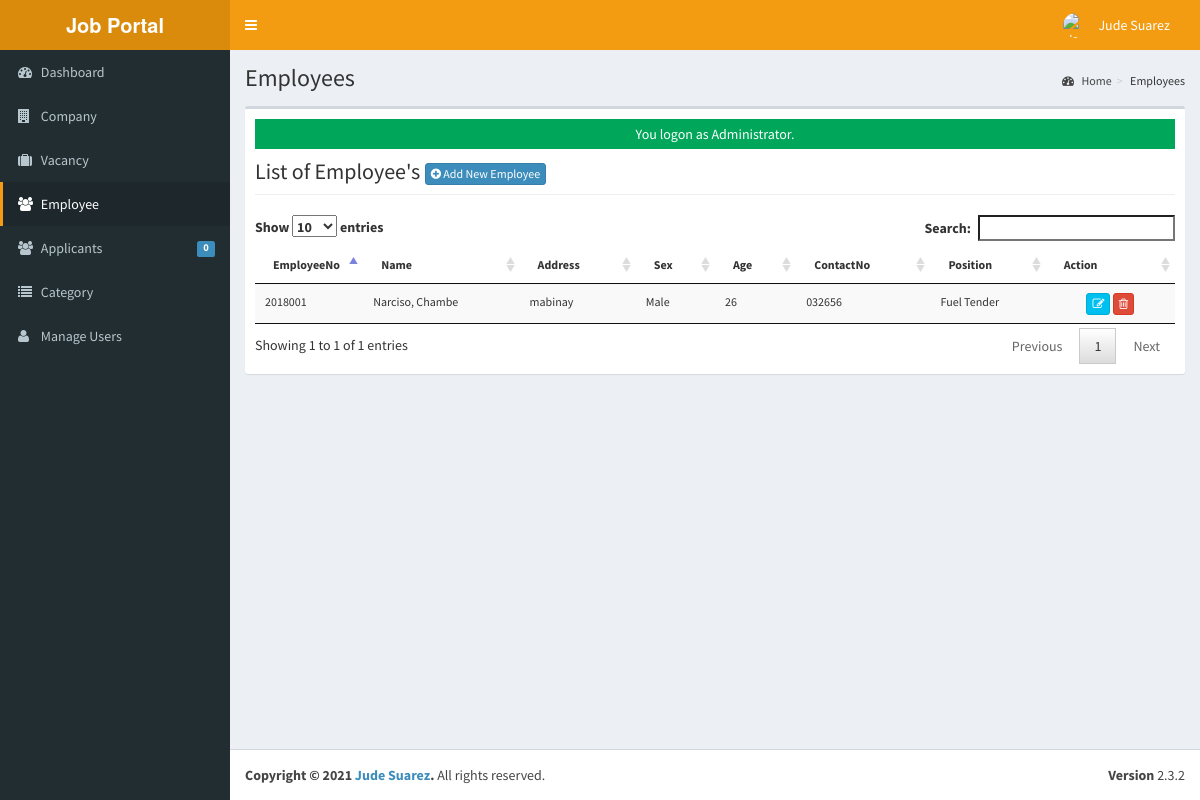
Screenshot of /jobportal/admin/employee/ (signed in) with the database file from the repository.
### tables this page shows
CREATE TABLE `tblusers` (
  `USERID` varchar(30) NOT NULL,
  `FULLNAME` varchar(40) NOT NULL,
  `USERNAME` varchar(90) NOT NULL,
  `PASS` varchar(90) NOT NULL,
  `ROLE` varchar(30) NOT NULL,
  `PICLOCATION` varchar(255) NOT NULL
);

CREATE TABLE `tblemployees` (
  `INCID` int(11) NOT NULL,
  `EMPLOYEEID` varchar(30) NOT NULL,
  `FNAME` varchar(50) NOT NULL,
  `LNAME` varchar(50) NOT NULL,
  `MNAME` varchar(50) NOT NULL,
  `ADDRESS` varchar(90) NOT NULL,
  `BIRTHDATE` date NOT NULL,
  `BIRTHPLACE` varchar(90) NOT NULL,
  `AGE` int(11) NOT NULL,
  `SEX` varchar(30) NOT NULL,
  `CIVILSTATUS` varchar(30) NOT NULL,
  `TELNO` varchar(40) NOT NULL,
  `EMP_EMAILADDRESS` varchar(90) NOT NULL,
  `CELLNO` varchar(30) NOT NULL,
  `POSITION` varchar(50) NOT NULL,
  `WORKSTATS` varchar(90) NOT NULL,
  `EMPPHOTO` varchar(255) NOT NULL,
  `EMPUSERNAME` varchar(90) NOT NULL,
  `EMPPASSWORD` varchar(125) NOT NULL,
  `DATEHIRED` date NOT NULL,
  `COMPANYID` int(11) NOT NULL
);

### jobportal/admin/employee/index.php (called while the page is built, shortened)
<?php
require_once("../../include/initialize.php");
 $title="Employees";
require_once ("../theme/templates.php");
?>

### jobportal/include/database.php (called while the page is built, shortened)
<?php
class Database {
	var $query = '';
	public $conn;
	public function open_connection() {
		try {
		$this->conn = new PDO("mysql:host=".server.";dbname=".database_name. "", user,pass);
		$this->conn->setAttribute(PDO::ATTR_ERRMODE, PDO::ERRMODE_EXCEPTION);
		}catch(PDOException $e){
			echo "Problem in database connection! Contact administrator!". $e->getMessage();
		}
	}
	function setQuery($sql='') {
		try {
		   $this->sql_string=$sql;
			$this->query = $this->conn->prepare($this->sql_string);
			$this->query->execute();
		  } catch (PDOException $e) {
		    echo "Failed to get query handle: " . $e->getMessage() . "\n";
		    exit;
		  }
	}
	function loadResultList() {
		$results = $this->query->fetchAll(PDO::FETCH_OBJ);
		return $results;
	}
	function loadSingleResult() {
		$results = $this->query->fetch(PDO::FETCH_OBJ);
		return $results;
	}
}
$mydb = new Database();
?>

### jobportal/include/accounts.php (called while the page is built, shortened)
<?php
require_once(LIB_PATH.DS.'database.php');
class User {
	protected static  $tblname = "tblusers";
	function single_user($id=""){
			global $mydb;
			$mydb->setQuery("SELECT * FROM ".self::$tblname."
				Where USERID= '{$id}' LIMIT 1");
			$cur = $mydb->loadSingleResult();
			return $cur;
	}
}
?>

### jobportal/include/function.php (called while the page is built, shortened)
<?php
function currentpage(){
		$this_page = $_SERVER['SCRIPT_NAME'];
	    $bits = explode('/',$this_page);
		 return $bits[3];
	}
		?>

### jobportal/admin/employee/list.php (the view, shortened to what this page needs)
<div class="row">
   <div class="col-lg-12">
           <h1 class="page-header">List of Employee's  <a href="index.php?view=add" class="btn btn-primary btn-xs  ">  <i class="fa fa-plus-circle fw-fa"></i> Add New Employee</a>  </h1>
      		</div>
  		 </div>
					<form class="wow fadeInDownaction" action="controller.php?action=delete" Method="POST">
						<table id="dash-table" class="table table-striped  table-hover table-responsive" style="font-size:12px" cellspacing="0">
						  <thead>
						  	<tr>
						  		<th width="5%">EmployeeNo</th>
						  		 <th>Name</th>
						  		<th>Address</th>
						  		 <th>Sex</th>
						  		 <th>Age</th>
						  		 <th>ContactNo</th>
						  		 <th>Position</th>
						  	 	<th width="14%" >Action</th>
						  	</tr>
						  </thead>
						  <tbody>
						  	<?php
						  		$mydb->setQuery("SELECT *
													FROM   `tblemployees`");
						  		$cur = $mydb->loadResultList();
								foreach ($cur as $result) {
						  		echo '<tr>';
						  		echo '<td>' . $result->EMPLOYEEID.'</a></td>';
						  		echo '<td>'. $result->LNAME.', '. $result->FNAME.'</td>';
						  		echo '<td>'. $result->ADDRESS.'</td>';
						  		echo '<td>'. $result->SEX.'</td>';
						  		echo '<td>'. $result->AGE.'</td>';
						  		echo '<td>'. $result->TELNO.'</td>';
						  		echo '<td>'. $result->POSITION.'</td>';
				  				echo '<td align="center" >
				  		             <a title="Edit" href="index.php?view=edit&id='.$result->EMPLOYEEID.'"  class="btn btn-info btn-xs  ">
				  		             <span class="fa fa-edit fw-fa"></span></a>
				  		             <a title="Delete" href="controller.php?action=delete&id='.$result->EMPLOYEEID.'"  class="btn btn-danger btn-xs  ">
				  		             <span class="fa fa-trash-o fw-fa"></span></a>
				  					 </td>';
						  		echo '</tr>';
						  	}
						  	?>
						  </tbody>
						</table>
						</form>

### jobportal/admin/theme/templates.php (shortened to what this page needs)
<!DOCTYPE html>
<html>
    <head>
        <link rel="stylesheet" href="<?php echo web_root;?>bootstrap/css/bootstrap.min.css">
        <link rel="stylesheet" href="<?php echo web_root;?>plugins/font-awesome/css/font-awesome.min.css">
        <link rel="stylesheet" href="<?php echo web_root;?>dist/css/AdminLTE.min.css">
        <link rel="stylesheet" href="<?php echo web_root;?>dist/css/skins/_all-skins.min.css">
        <link rel="stylesheet" href="<?php echo web_root;?>plugins/iCheck/flat/blue.css">
        <link rel="stylesheet" href="<?php echo web_root;?>plugins/morris/morris.css">
        <link rel="stylesheet" href="<?php echo web_root;?>plugins/jvectormap/jquery-jvectormap-1.2.2.css">
        <link href="<?php echo web_root; ?>plugins/datepicker/bootstrap-datetimepicker.min.css" rel="stylesheet" media="screen">
        <link rel="stylesheet" href="<?php echo web_root;?>plugins/dataTables/jquery.dataTables.min.css">
        <link rel="stylesheet" href="<?php echo web_root;?>plugins/bootstrap-wysihtml5/bootstrap3-wysihtml5.min.css">
    </head>
 <body class="hold-transition skin-yellow fixed sidebar-mini">
<div class="wrapper">
  <header class="main-header">
    <a href="<?php echo web_root;?>/admin/" class="logo">
      <span class="logo-lg"><b>Job Portal</b></span>
    </a>
    <nav class="navbar navbar-static-top" role="navigation">
      <a href="#" class="sidebar-toggle" data-toggle="offcanvas" role="button">
      </a>
      <div class="navbar-custom-menu">
        <ul class="nav navbar-nav">
          <?php
              $user = New User();
              $singleuser = $user->single_user($_SESSION['ADMIN_USERID']);
          ?>
          <li class="dropdown user user-menu" style="padding-right: 15px;"  >
            <a href="#" class="dropdown-toggle" data-toggle="dropdown">
              <img src="#" class="user-image" alt="User Image">
              <span class="hidden-xs"><?php echo $singleuser->FULLNAME; ?></span>
            </a>
          </li>
        </ul>
      </div>
    </nav>
  </header>
  <aside class="main-sidebar">
    <section class="sidebar">
      <ul class="sidebar-menu">
        <li  class="<?php echo (currentpage() == 'index.php') ? "active" : false;?>" >
          <a href="<?php echo web_root ;?>admin/">
            <i class="fa fa-dashboard"></i> <span>Dashboard</span>
          </a>
        </li>
        <li class="<?php echo (currentpage() == 'company') ? "active" : false;?>" >
          <a href="<?php echo web_root ;?>admin/company/">
            <i class="fa fa-building"></i> <span>Company</span>
          </a>
        </li>
        <li class="<?php echo (currentpage() == 'vacancy') ? "active" : false;?>" >
          <a href="<?php echo web_root ;?>admin/vacancy/">
            <i class="fa fa-suitcase"></i> <span>Vacancy</span>
          </a>
        </li>
        <li class="<?php echo (currentpage() == 'employee') ? "active" : false;?>" >
          <a href="<?php echo web_root ;?>admin/employee/">
            <i class="fa fa-users"></i> <span>Employee</span>
          </a>
        </li>
        <li class="<?php echo (currentpage() == 'applicants') ? "active" : false;?>" >
          <a href="<?php echo web_root ;?>admin/applicants/">
            <i class="fa fa-users"></i> <span>Applicants</span>
            <span class="label label-primary pull-right">
              <?php
                $sql = "SELECT count(*) as 'APPL' FROM `tbljobregistration` WHERE `PENDINGAPPLICATION`=1";
                $mydb->setQuery($sql);
                $pending = $mydb->loadSingleResult();
                echo $pending->APPL;
              ?>
            </span>
          </a>
        </li>
        <li class="<?php echo (currentpage() == 'category') ? "active" : false;?>" >
          <a href="<?php echo web_root ;?>admin/category/">
            <i class="fa fa-list"></i> <span>Category</span>
          </a>
        </li>
         <li class="<?php echo (currentpage() == 'user') ? "active" : false;?>">
          <a href="<?php echo web_root; ?>admin/user/">
            <i class="fa fa-user"></i> <span>Manage Users</span> </a>
        </li>
      </ul>
    </section>
  </aside>
  <div class="content-wrapper">
  <section class="content-header">
      <h1>
        <?php echo isset($title) ? $title : ''; ?>
      </h1>
      <ol class="breadcrumb">
        <?php
          if ($title!='Home') {
            $active_title = '';
            if (isset($_GET['view'])) {
              $active_title = '<li class='.$active_title.'><a href="index.php">'.$title.'</a></li>';
            }else{
              $active_title = '<li class='.$active_title.'>'.$title.'</li>';
            }
            echo '<li><a href='.web_root.'admin/><i class="fa fa-dashboard"></i> Home</a></li>';
            echo  $active_title;
          }
        ?>
      </ol>
    </section>
         <section class="content">
          <div class="row">
            <div class="col-xs-12">
              <div class="box">
                <div class="box-body">
              <?php
               require_once $content;
               ?>
             </div>
             </div>
           </div>
         </div>
         </section>
 </div>
  <footer class="main-footer">
    <div class="pull-right hidden-xs">
      <b>Version</b> 2.3.2
    </div>
    <strong>Copyright &copy; 2021 <a href="#">Jude Suarez</a>.</strong> All rights
    reserved.
  </footer>
    </body>
</html>

### rows the page displays
tblusers: FULLNAME "Jude Suarez"
tblemployees: EMPLOYEEID "2018001", LNAME "Narciso", FNAME "Chambe", ADDRESS "mabinay", SEX "Male", AGE "26", TELNO "032656", POSITION "Fuel Tender"

### other values shown
$pending->APPL "0"
$title "Employees"
$_SESSION['message'] "You logon as Administrator."
